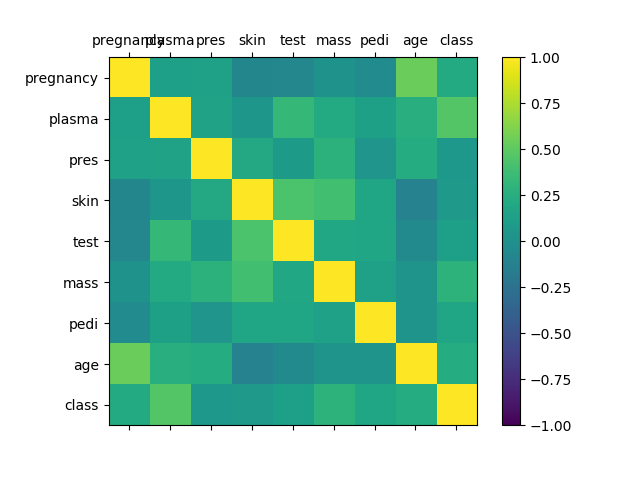

Here is the Python script that generated this plot:
# -*- coding: utf-8 -*-
"""
Created on Fri Mar 10 12:28:16 2023

@author: mohsenshojaeiyeganeh@gmail.com
"""


from matplotlib import pyplot
from pandas import read_csv
import numpy

# 1.preg = number of times of pregnancy
# 2.plas = plasma glucose concentration 
# 3.pres = diastolic blood pressure (mm hg)
# 4.skin = triceps skin fold thickness(mm)
# 5.test = 2-hour serum insulin (mu U/ml)
# 6.mass = body mass index (weight in kg /(height in m)^2)
# 7.pedi = diabetes pedigree function
# 8.age = age(years)
# 9.class = 0-> No diabetes 1->diabetes

#To read data_set
file_name = "../../Data_Set/pima-indians-diabetes.csv"
column_names = ['pregnancy','plasma','pres','skin','test','mass','pedi','age','class']
data_set = read_csv(file_name, names=column_names)

#To calculate correlation between data
data_correlation = data_set.corr()

#To draw correlation plot
figure = pyplot.figure("Correlation_matrix_plot")
pane = figure.add_subplot(111)
outer = pane.matshow(data_correlation, vmin=-1, vmax=1)
figure.colorbar(outer)
ticks = numpy.arange(0,9,1)
pane.set_xticks(ticks)
pane.set_yticks(ticks)
pane.set_xticklabels(column_names)
pane.set_yticklabels(column_names)
pyplot.show()
